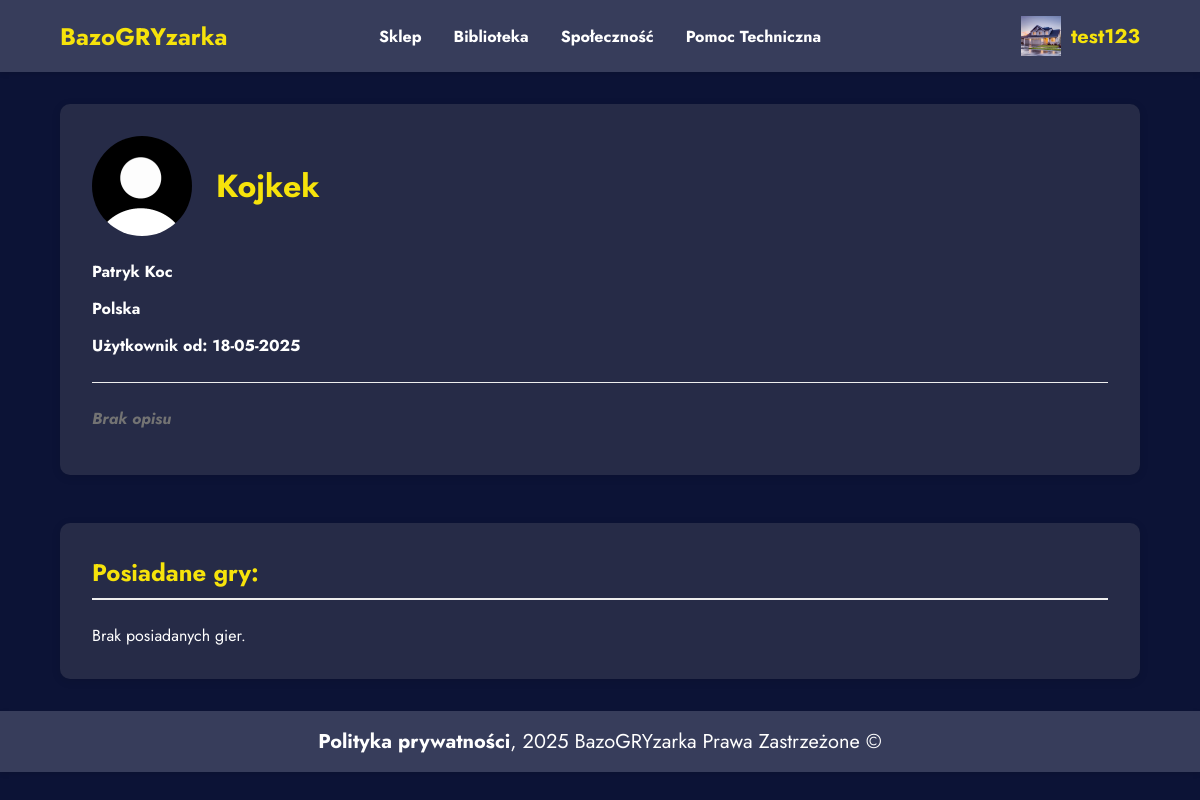
Page /profile?user_id=1 (signed in) on the committed database.
### tables this page shows
CREATE TABLE `Uzytkownik` (
  `Id_Uzytkownika` int NOT NULL,
  `Nick` varchar(50) DEFAULT NULL,
  `Imie` varchar(50) DEFAULT NULL,
  `Nazwisko` varchar(50) DEFAULT NULL,
  `Kraj` varchar(50) DEFAULT NULL,
  `LinkDoProfilu` varchar(255) DEFAULT NULL,
  `ZdjecieProfilowe` varchar(50) DEFAULT NULL,
  `Opis` text,
  `password_hash` varchar(255) DEFAULT NULL,
  `created_at` timestamp NULL DEFAULT CURRENT_TIMESTAMP,
  `email` varchar(100) DEFAULT NULL
);

### profile.php (the view, shortened to what this page needs)
<?php
$conn = new mysqli("localhost", "root", "newpassword", "BazoGRYzarka");
$view_user_id = isset($_GET['user_id']) && ctype_digit($_GET['user_id']) ? (int)$_GET['user_id'] : (int)$_SESSION['user_id'];
$stmt = $conn->prepare("SELECT Nick, Imie, Nazwisko, Kraj, ZdjecieProfilowe, Opis, created_at FROM Uzytkownik WHERE Id_Uzytkownika = ?");
$stmt->bind_param("i", $view_user_id);
$stmt->execute();
$result = $stmt->get_result();
$user = $result->fetch_assoc();
$nick = $_SESSION['user'];
$stmt = $conn->prepare("SELECT ZdjecieProfilowe FROM Uzytkownik WHERE Nick = ?");
$stmt->bind_param("s", $nick);
$stmt->execute();
$result = $stmt->get_result();
if ($result->num_rows > 0) {
    $row = $result->fetch_assoc();
    $avatarTwoj = $row['ZdjecieProfilowe'] ?: 'default.jpg';
} else {
    $avatarTwoj = 'default.jpg';
}
$ownedGames = [];
?>
<!DOCTYPE html>
<html lang="pl">
<head>
    <link rel="stylesheet" href="profil.css" />
</head>
<body>
<nav class="navbar">
    <div class="nav-container">
        <h1 class="platform-name"><a href="main">BazoGRYzarka</a></h1>
        <div class="nav-links">
            <a href="sklep">Sklep</a>
            <a href="library">Biblioteka</a>
            <a href="community">Społeczność</a>
            <a href="contact">Pomoc Techniczna</a>
        </div>
        <div class="user-profile">
    <?php if (isset($_SESSION['user']) && isset($_SESSION['user_id'])): ?>
        <img src="images/<?php echo htmlspecialchars($avatarTwoj ?? 'default.jpg'); ?>" alt="User Avatar" class="user-avatar" width="40" height="40" />
        <span class="username"><a href="profile"><?php echo htmlspecialchars($_SESSION['user']); ?></a></span>
    <?php else: ?>
        <img src="images/default.jpg" alt="Default Avatar" class="user-avatar" width="40" height="40" />
        <span class="username"><a href="login">Zaloguj się</a></span>
    <?php endif; ?>
</div>
    </div>
</nav>
<div class="profile-container">
    <div class="profile-section">
        <div class="profile-bubble">
            <div class="profile-header">
                <img src="images/<?= htmlspecialchars($user['ZdjecieProfilowe'] ?? 'default.jpg') ?>" alt="Profile Picture" class="profile-pic" width="100" height="100" />
                <h1><?= htmlspecialchars($user['Nick']) ?></h1>
            </div>
            <div class="profile-info">
                <p><strong><?= htmlspecialchars($user['Imie'] . ' ' . $user['Nazwisko']) ?></strong></p>
                <p><?= htmlspecialchars($user['Kraj'] ?? 'Nie podano kraju') ?></p>
                <p>Użytkownik od: <?= htmlspecialchars(date('d-m-Y', strtotime($user['created_at']))) ?></p>
                <p class="bio"><?= htmlspecialchars($user['Opis'] ?? 'Brak opisu') ?></p>
            </div>
        </div>
    </div>
    <div class="games-section">
        <h2>Posiadane gry:</h2>
        <div class="games-grid">
            <?php if (count($ownedGames) > 0): ?>
                <?php foreach ($ownedGames as $game): ?>
                    <?php
                    $imageFileName = $game['zdjGlowne'] ?? '';
                    $imagePath = "images/" . $imageFileName;
                    if (!file_exists($imagePath) || empty($imageFileName)) {
                        $imagePath = "images/unknown.jpg";
                    }
                    ?>
                    <div class="game-card">
                        <img src="<?= $imagePath ?>" alt="<?= htmlspecialchars($game['Tytul']) ?>" />
                        <h3><?= htmlspecialchars($game['Tytul']) ?></h3>
                    </div>
                <?php endforeach; ?>
            <?php else: ?>
                <p style="color: white;">Brak posiadanych gier.</p>
            <?php endif; ?>
        </div>
    </div>
</div>
<div id="footer">
    <a href="privacy">Polityka prywatności</a>, 2025 BazoGRYzarka Prawa Zastrzeżone &copy;
    </div>
</body>
</html>

### profil.css (style rules this page uses)
* { margin: 0; padding: 0; box-sizing: border-box; font-family: 'Jost', sans-serif !important; }
body { background-color: #0C1336; color: #333; }
h2 { color: #f6e30b; }
.navbar { background-color: #373D5B; padding: 1rem 0; box-shadow: 0 2px 5px rgba(0,0,0,0.1); }
.nav-container { display: flex; justify-content: space-between; align-items: center; width: 90%; max-width: 1200px; margin: 0 auto; }
.platform-name { color: #ffffff; font-size: 1.5rem; margin-right: 3rem; font-weight: bold; }
.nav-links { display: flex; gap: 2rem; position: absolute; left: 50%; transform: translateX(-50%); }
.nav-links a { color: #FFFFFF; text-decoration: none; font-weight: bold; font-size: 1rem; transition: color 0.3s; }
.user-profile { display: flex; align-items: center; gap: 10px; margin-left: 20px; }
.user-avatar { width: 40px; height: 40px; object-fit: cover; }
a { color: #f6e30b; font-weight: bold; text-decoration: none; }
.username { color: #f6e30b; font-weight: bold; font-size: 20px; }
.profile-container { width: 90%; max-width: 1200px; margin: 2rem auto; }
.profile-section { display: flex; gap: 2rem; margin-bottom: 3rem; word-wrap: break-word; overflow-wrap: break-word; word-break: break-word; }
.profile-bubble, .action-buttons { background-color: #262B47; border-radius: 10px; padding: 2rem; box-shadow: 0 2px 10px rgba(0,0,0,0.1); flex: 2; }
.profile-header h1 { color:#f6e30b; font-weight: bold; }
.profile-header { display: flex; align-items: center; margin-bottom: 1.5rem; }
.profile-pic { width: 100px; height: 100px; border-radius: 50%; object-fit: cover; margin-right: 1.5rem; }
.profile-info p { margin-bottom: 0.8rem; line-height: 1.5; color: white; font-weight: bold; }
.profile-info .bio { color: #737373; }
.bio { font-style: italic; margin-top: 1.5rem; padding-top: 1.5rem; border-top: 1px solid #eee; }
.games-section { background-color: #262B47; border-radius: 10px; padding: 2rem; box-shadow: 0 2px 10px rgba(0,0,0,0.1); }
.games-section h2 { margin-bottom: 1.5rem; padding-bottom: 0.5rem; border-bottom: 2px solid #eee; }
.games-grid { display: grid; grid-template-columns: repeat(auto-fill, minmax(325px, 1fr)); gap: 1.5rem; }
#footer { background-color: #373D5B; padding: 1rem 0; box-shadow: 0 2px 5px rgba(0,0,0,0.1); width: 100%; display: flex; justify-content: center; align-items: center; font-size: 20px; color: white; }
#footer a { color: white; }

### rows in the picture
uzytkownik: ZdjecieProfilowe (picture)
uzytkownik: Nick "Kojkek", Imie+Nazwisko "Patryk Koc", Kraj "Polska", created_at "18-05-2025", Opis "Brak opisu"

### other values in the picture
$_SESSION['user'] "test123"
